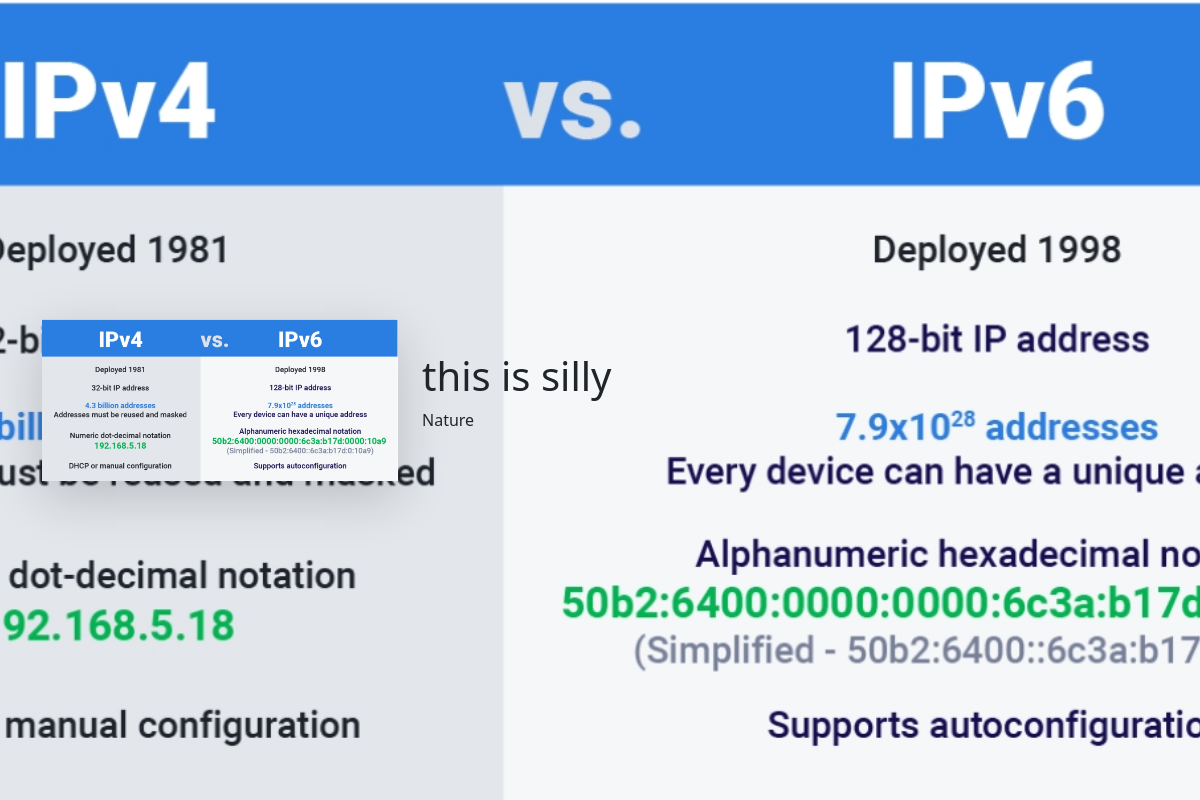
Screenshot of /view_image/1/ with the database file from the repository.
### gallery/models.py (models this page shows, shortened)
class Image(models.Model):
    image = models.ImageField(upload_to='images/')
    title = models.CharField(max_length=100)
    category = models.ForeignKey(Category, on_delete=models.CASCADE)
    uploaded_at = models.DateTimeField(auto_now_add=True)

class Category(models.Model):
    name = models.CharField(max_length=50)
    def __str__(self):
        return self.name

### gallery/views.py (the view)
# urls.py: path('view_image/<int:image_id>/', view_image, name='view_image'),
def view_image(request, image_id):
    try:
        item = Image.objects.get(id=image_id)   # get the image using the id
        ctx = {
            'img': item,
            'title' : item.title,
        }
        return render(request, 'image_view.html', ctx)
    except:
        return redirect('index')

### templates/image_view.html (shortened to what this page needs)
{% extends 'layout/base.html' %}
{% block content %}
    <div class="container vh-100">
        <div class="row align-items-center justify-content-center h-100">
            <div class="col-md-6 col-lg-4">
                <img src="{{img.image.url}}" class="img-fluid shadow-lg" alt="{{img.title}}">
            </div>
            <div class="col-md-6 col-lg-8">
                <h1>{{img.title}}</h1>
                <p>{{img.category}}</p>
            </div>
        </div>
    </div>
{% endblock content %}

### rows the page displays
Image: image (picture), title "this is silly", category "Nature"
